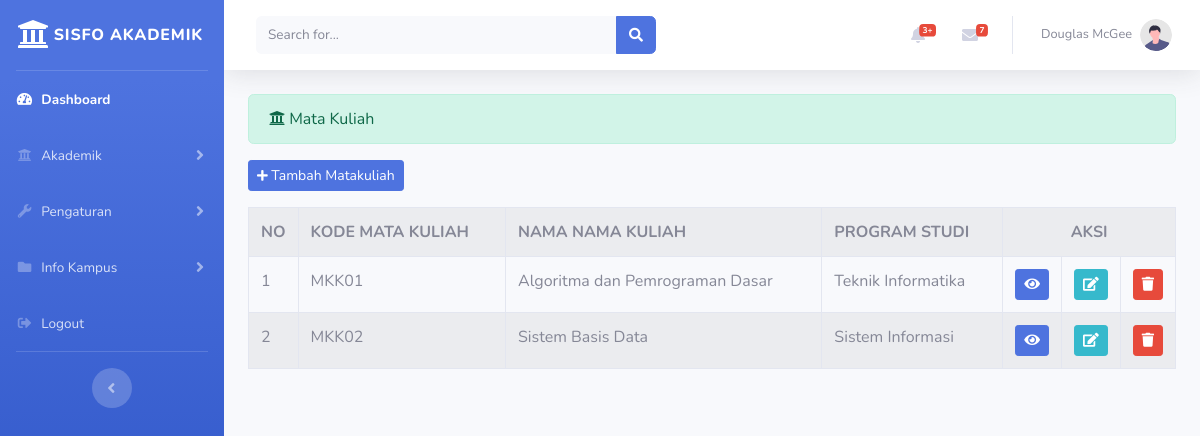
The page /index.php/administrator/matakuliah on the database as committed earlier.
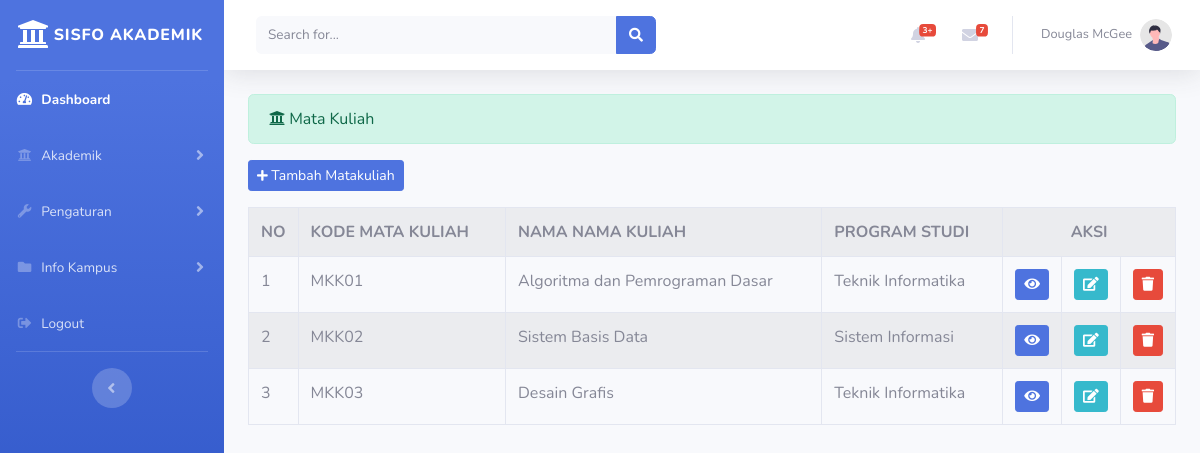
The same page on the database as committed later.
### tables this page shows
CREATE TABLE `matakuliah` (
  `kode_matakuliah` varchar(10) NOT NULL,
  `nama_matakuliah` varchar(100) NOT NULL,
  `sks` int(5) NOT NULL,
  `semester` int(10) NOT NULL,
  `nama_prodi` varchar(100) NOT NULL
);

### application/controllers/administrator/matakuliah.php (called while the page is built, shortened)
<?php
	class Matakuliah extends CI_Controller
	{
		public function index()
		{
			$data['matakuliah'] = $this->matakuliah_model->tampil_data('matakuliah')->result();
			$this->load->view('templates_administrator/header');
			$this->load->view('templates_administrator/sidebar');
			$this->load->view('administrator/matakuliah',$data);
			$this->load->view('templates_administrator/footer');
		}
}
?>

### index.php (called while the page is built, shortened)
<?php
require_once BASEPATH.'core/CodeIgniter.php';

### application/models/matakuliah_model.php (called while the page is built, shortened)
<?php
class Matakuliah_model extends CI_Model
{
	public function tampil_data($table)
	{
		return $this->db->get($table);
	}
}
 ?>

### application/views/administrator/matakuliah.php (the view, shortened to what this page needs)
<div class="container-fluid">
	<div class="alert alert-success" role="alert">
    	<i class="fas fa-university"> </i> Mata Kuliah
    </div>
    <?php echo anchor('administrator/matakuliah/tambah_matakuliah','<button class="btn btn-sm btn-primary mb-3"><i class="fas fa-plus fa-sm"></i> Tambah Matakuliah</button>') ?>
    <table class="table table-bordered table-striped table-hover">
    	<tr>
    		<th>NO</th>
    		<th>KODE MATA KULIAH</th>
    		<th>NAMA NAMA KULIAH</th>
            <th>PROGRAM STUDI</th>
    		<th colspan="3" style="text-align: center">AKSI</th>
    	</tr>
    	<?php
    		$no = 1;
    		foreach ($matakuliah as $mk) : ?>
    		<tr>
    			<td width="20px"><?php echo $no++ ?></td>
    			<td><?php echo $mk->kode_matakuliah ?>  </td>
    			<td><?php echo $mk->nama_matakuliah ?>  </td>
                <td><?php echo $mk->nama_prodi ?>  </td>
                <td width="20px"> <?php echo anchor('administrator/matakuliah/detail/'.$mk->kode_matakuliah,'<div class="btn btn-sm btn-primary"><i class="fas fa-eye"></i></div>') ?></td>
    			<td width="20px"> <?php echo anchor('administrator/matakuliah/update/'.$mk->kode_matakuliah,'<div class="btn btn-sm btn-info"><i class="fas fa-edit"></i></div>') ?></td>
    			<td width="20px" data-toggle="modal" data-target="#confirm-delete"> <div class="btn btn-sm btn-danger"><i class="fas fa-trash"></i></div> </td>
    		</tr>
    		<?php endforeach ?>
    </table>
</div>

Rows that differ between the two databases and show on the page:
added matakuliah: kode_matakuliah "MKK03", nama_matakuliah "Desain Grafis", nama_prodi "Teknik Informatika"
